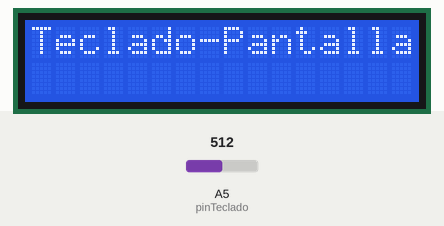
Recording of a sketch running on a simulated Arduino Uno, built with avr-gcc and run on an emulated ATmega328P. On the bench: 16×2 character LCD. The inputs (shaded band) are chosen by the test bench; at power-on: A5 (pinTeclado) = 512.

Above: at 1.2 s.
1.3 s: A5 (pinTeclado) set to 86
2.8 s: A5 (pinTeclado) set to 77
At 4.0 s:
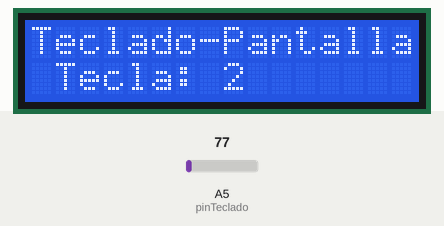
4.3 s: A5 (pinTeclado) set to 6
At 4.8 s:
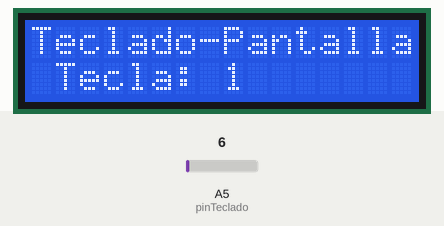
Timing chart, 0 to 7.3 s (numbered marks = the images above; inputs shaded):
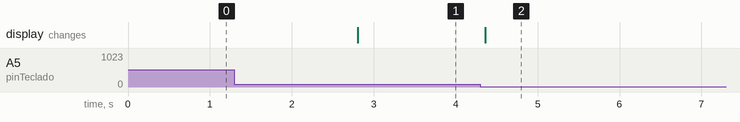

Measured:
- the behaviour switches between 82 and 81 on A5 (pinTeclado) (found by bisection; images 0 and 1)
- after the input at 1.3 s, every drawn part: stays the same
- after the input at 2.8 s, the display: changes at once (image 1)
- after the input at 4.3 s, the display: changes after 0.06 s (image 2)

The sketch:

Teclado_Matricial_un_Pin.ino
```cpp
// Autor: Oscar NÚÑÉZ MORI - 04-OCT-2024
// Archivo: Teclado_Matricial_un_Pin.ino

// Libreria para la pantalla LCD 16x2 y otras
#include <LiquidCrystal.h>

const  int     rs =  7;  // RS. Selección de Registro
const  int     en =  6;  // Enable. Habilita LCD
const  int     d4 =  5;  // Bit D4
const  int     d5 =  4;  // Bit D5
const  int     d6 =  3;  // Bit D6
const  int     d7 =  2;  // Bit D7
// RW = 0 - A tierra para Escritura en el Circuito

// LiquidCrystal lcd(rs, en, d4, d5, d6, d7)
LiquidCrystal lcd(rs, en, d4, d5, d6, d7);

      int  tecla =  0;
      int      i =  0;
const int  pinTeclado = 19;  // A5

// Teclado Matricial 4x4 con un pin Analógico de Entrada
int  umbrales[16] = {  2,   77, 144, 202, 244, 290, 331, 368, 394, 424, 452, 477, 496, 518, 538, 556 };
char teclado[16]  = { '1', '2', '3', 'A', '4', '5', '6', 'B', '7', '8', '9', 'C', '*', '0', '#', 'D' };

void setup() {

  // Ajuste de columnas (16) y filas (2) del LCD
  lcd.begin(16,2);
}

void loop () {
   // Cursor en la primera posición (0) de la Primera Columna (0)
  lcd.setCursor(0, 0);
  lcd.print("Teclado-Pantalla");

tecla = analogRead(pinTeclado);

  for (i = 0; i < 16; i++ ) {
    // es el PinTeclado es lo suficientemente cercano al valor del teclado
    if( abs( tecla - umbrales[i] ) < 5 ) {
       // Cursor en la primera posición (0) de la Segunda Columna (1)
      lcd.setCursor(0, 1);
      // Valor de la tecla
      lcd.print(" Tecla: ");
      lcd.print(teclado[i]);
      lcd.print(" ");
      delay(100);
    } //if
  } //for
} //loop

// REFERENCIA.
// Basado en:
// Hari Wiguna (s.f.). How to read a 4x4 keypad using just one Arduino pin!
// https://youtu.be/G14tREsVqz0?si=ZTuKQwr4wQbBZtcF
```
